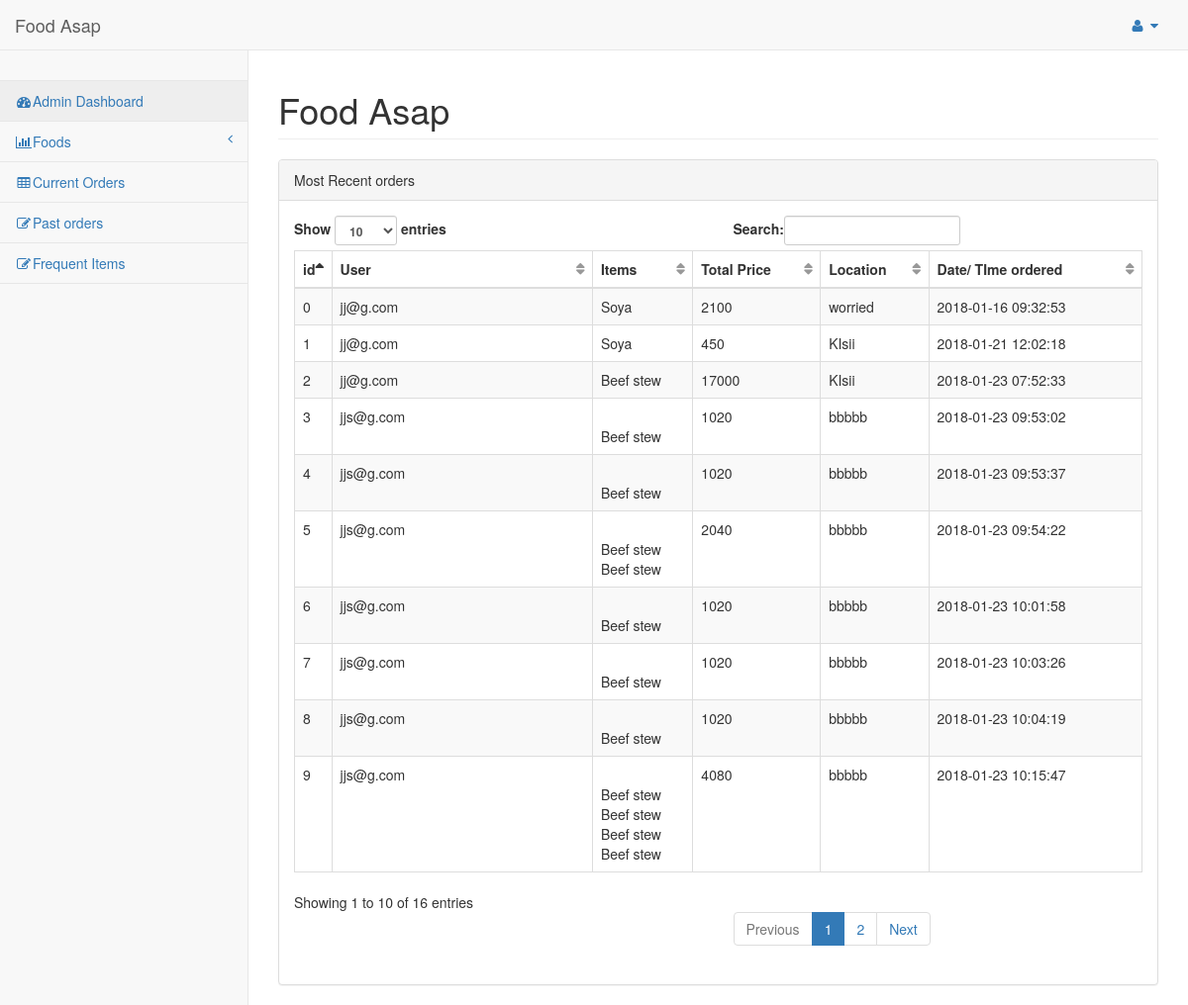
The page /pages/index.php on the database its author committed.
### tables this page shows
CREATE TABLE `slsts` (
  `tprice` int(50) NOT NULL,
  `date` timestamp NOT NULL DEFAULT CURRENT_TIMESTAMP,
  `trxID` varchar(50) NOT NULL,
  `uID` varchar(50) NOT NULL,
  `contents` text NOT NULL,
  `status` varchar(10) DEFAULT 'PENDING',
  `time` timestamp NOT NULL DEFAULT CURRENT_TIMESTAMP,
  `location` varchar(255) NOT NULL
);

### pages/index.php (the view, shortened to what this page needs)
<?php include('header.php'); ?>
<div id="page-wrapper">
    <div class="row">
        <div class="col-lg-12">
            <h1 class="page-header">Food Asap</h1>
        </div>
    </div>
    <div class="row">
        <div class="col-lg-12">
            <div class="panel panel-default">
                <div class="panel-heading">
                    Most Recent orders
                </div>
                <div class="panel-body">
                    <table width="100%" class="table table-striped table-bordered table-hover" id="dataTables-example">
                        <thead>
                            <tr>
                                <th>id</th>
                                <th>User</th>
                                <th>Items</th>
                                <th>Total Price</th>
                                <th>Location</th>
                                <th>Date/ TIme ordered</th>
                            </tr>
                        </thead>
                        <tbody>
                            <?php
                            include('dbconnect.php');
                            $id=0;
                            $sql="SELECT * FROM `slsts`";
                            $r2 = mysqli_query($con1,$sql);
                            while($row2 = mysqli_fetch_array($r2))
                            {
                                ?>
                                <tr class="gradeU">
                                    <?php
                                echo '<td>'.$id.'</td>';
                                echo '<td>'.$row2['uID'].'</td>';
                                echo '<td>'.$row2['contents'].'</td>';
                                echo '<td>'.$row2['tprice'].'</td>';
                                 echo '<td>'.$row2['location'].'</td>';
                                echo '<td>'.$row2['time'].'</td>';
                            $id=$id+1;
                                ?>
                                </tr>
                                <?php
                            }
                            ?>
                        </tbody>
                    </table>
                </div>
            </div>
        </div>
    </div>
</div>
<?php include('footer.php');?>

### rows shown on the page
slsts: uID "jj@g.com", contents "Soya", tprice "2100", location "worried", time "2018-01-16 09:32:53"
slsts: uID "jj@g.com", contents "Soya", tprice "450", location "KIsii", time "2018-01-21 12:02:18"
slsts: uID "jj@g.com", contents "Beef stew", tprice "17000", location "KIsii", time "2018-01-23 07:52:33"
slsts: uID "jjs@g.com", contents "Beef stew", tprice "1020", location "bbbbb", time "2018-01-23 09:53:02"
slsts: uID "jjs@g.com", contents "Beef stew", tprice "1020", location "bbbbb", time "2018-01-23 09:53:37"
slsts: uID "jjs@g.com", contents "Beef stew Beef stew", tprice "2040", location "bbbbb", time "2018-01-23 09:54:22"
slsts: uID "jjs@g.com", contents "Beef stew", tprice "1020", location "bbbbb", time "2018-01-23 10:01:58"
slsts: uID "jjs@g.com", contents "Beef stew", tprice "1020", location "bbbbb", time "2018-01-23 10:03:26"
slsts: uID "jjs@g.com", contents "Beef stew", tprice "1020", location "bbbbb", time "2018-01-23 10:04:19"
slsts: uID "jjs@g.com", contents "Beef stew Beef stew Beef stew Beef stew", tprice "4080", location "bbbbb", time "2018-01-23 10:15:47"
